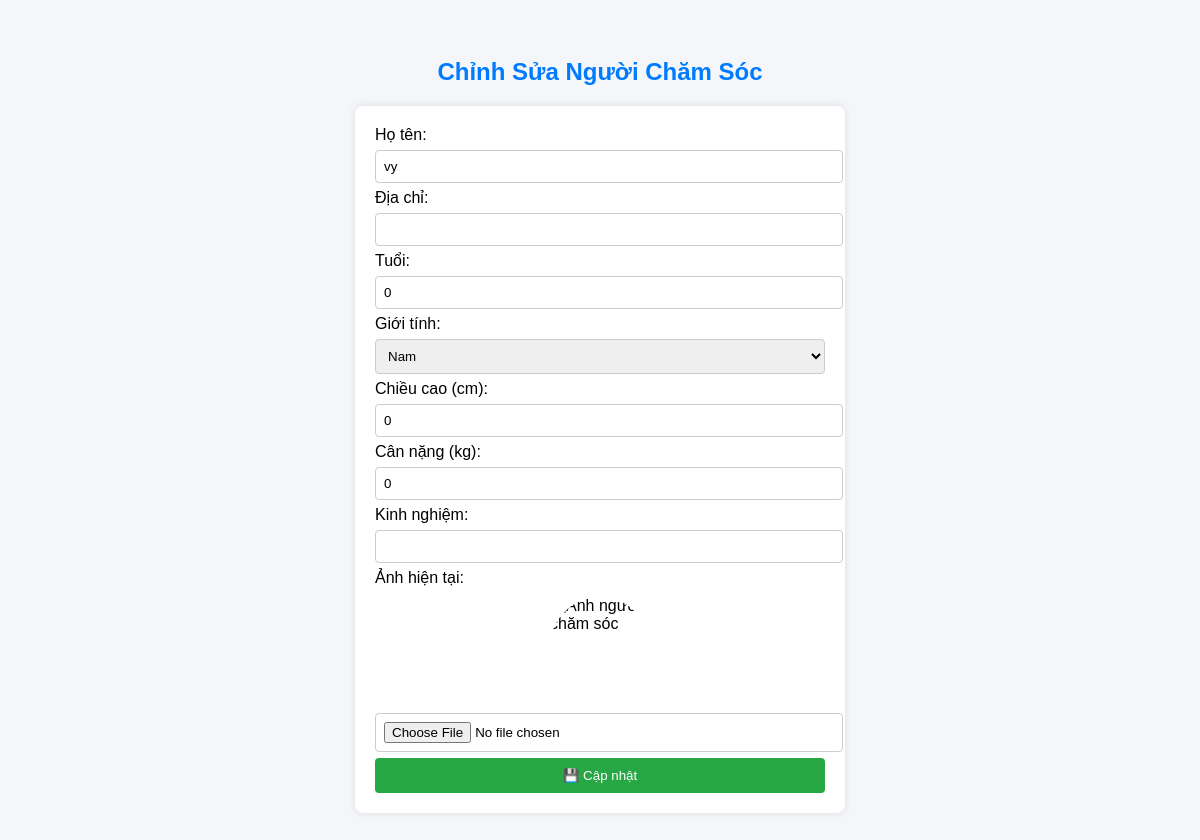
The page /Admin/sua_nguoi_cham_soc.php?id=8 on the database its author committed.
### tables this page shows
CREATE TABLE `nguoi_cham_soc` (
  `id_cham_soc` int(11) NOT NULL,
  `ten_tai_khoan` varchar(255) NOT NULL DEFAULT '0',
  `mat_khau` varchar(255) NOT NULL,
  `hinh_anh` varchar(255) DEFAULT NULL,
  `ho_ten` varchar(100) NOT NULL,
  `dia_chi` varchar(255) DEFAULT NULL,
  `tuoi` int(11) DEFAULT NULL,
  `gioi_tinh` enum('Nam','Nữ') NOT NULL DEFAULT 'Nam',
  `chieu_cao` float DEFAULT NULL,
  `can_nang` float DEFAULT NULL,
  `danh_gia_tb` float DEFAULT 0,
  `kinh_nghiem` varchar(50) DEFAULT NULL,
  `don_da_nhan` int(11) DEFAULT 0,
  `tong_tien_kiem_duoc` decimal(10,2) DEFAULT 0.00
);

### Admin/sua_nguoi_cham_soc.php (the view, shortened to what this page needs)
<?php
include 'connect.php';
$id = intval($_GET['id']);
$result = $conn->query("SELECT * FROM nguoi_cham_soc WHERE id_cham_soc = $id");
$row = $result->fetch_assoc();
?>
<!DOCTYPE html>
<html lang="vi">
<head>
</head>
<body>
<h2>Chỉnh Sửa Người Chăm Sóc</h2>
<form method="post" enctype="multipart/form-data">
    <label>Họ tên:</label>
    <input type="text" name="ho_ten" value="<?php echo $row['ho_ten']; ?>" required>
    <label>Địa chỉ:</label>
    <input type="text" name="dia_chi" value="<?php echo $row['dia_chi']; ?>">
    <label>Tuổi:</label>
    <input type="number" name="tuoi" value="<?php echo $row['tuoi']; ?>">
    <label>Giới tính:</label>
    <select name="gioi_tinh">
        <option value="Nam" <?php if ($row['gioi_tinh'] == 'Nam') echo 'selected'; ?>>Nam</option>
    </select>
    <label>Chiều cao (cm):</label>
    <input type="number" name="chieu_cao" value="<?php echo $row['chieu_cao']; ?>">
    <label>Cân nặng (kg):</label>
    <input type="number" name="can_nang" value="<?php echo $row['can_nang']; ?>">
    <label>Kinh nghiệm:</label>
    <input type="text" name="kinh_nghiem" value="<?php echo $row['kinh_nghiem']; ?>">
    <label>Ảnh hiện tại:</label>
    <img src="<?php echo $row['hinh_anh']; ?>" alt="Ảnh người chăm sóc">
    <input type="file" name="hinh_anh">
    <button type="submit" name="update">💾 Cập nhật</button>
</form>
</body>
</html>

### Admin/sua_nguoi_cham_soc.php (style rules this page uses)
body { font-family: Arial, sans-serif; background-color: #f4f6fa; padding: 30px; }
form { background: #fff; padding: 20px; border-radius: 8px; box-shadow: 0 0 8px rgba(0,0,0,0.1); width: 450px; margin: auto; }
h2 { color: #007BFF; text-align: center; }
input, select { width: 100%; padding: 8px; margin: 6px 0; border: 1px solid #ccc; border-radius: 4px; }
button { width: 100%; padding: 10px; background: #28a745; color: white; border: none; border-radius: 4px; cursor: pointer; }
img { display: block; margin: 10px auto; width: 100px; height: 100px; border-radius: 50%; }

### rows shown on the page
nguoi_cham_soc: ho_ten "vy", tuoi "0", gioi_tinh "Nam", chieu_cao "0", can_nang "0"
